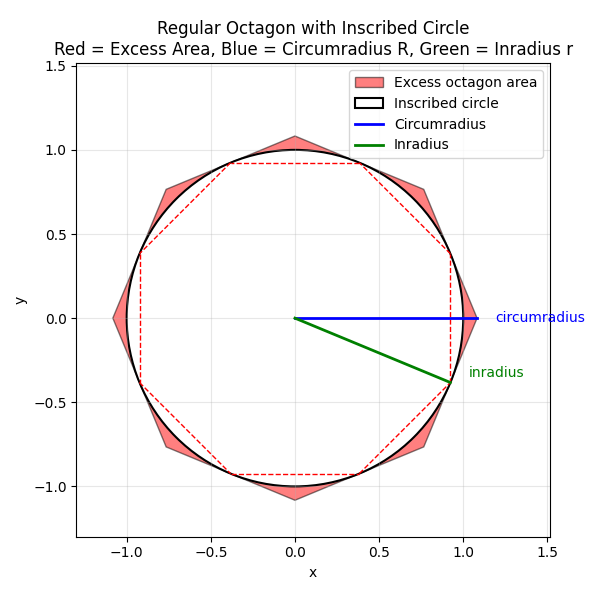

Write Python code to recreate this figure.
import numpy as np
import matplotlib.pyplot as plt
from matplotlib.patches import Polygon, Circle

# Set up figure and axes
fig, ax = plt.subplots(figsize=(6, 6))

# Radius of the inscribed circle
r = 1.0

# Regular octagon parameters
n = 8
R = r / np.cos(np.pi / n)  # circumradius

# Compute vertices of the regular octagon (centered at origin)
angles = np.linspace(0, 2 * np.pi, n, endpoint=False)
vertices = np.column_stack((R * np.cos(angles), R * np.sin(angles)))

# Draw the octagon (red excess area)
octagon = Polygon(vertices, closed=True,
                  facecolor='red', edgecolor='k', alpha=0.5,
                  label='Excess octagon area')
ax.add_patch(octagon)

# Draw the inscribed circle
circle = Circle((0, 0), r,
                facecolor='white', edgecolor='k', linewidth=1.5,
                label='Inscribed circle')
ax.add_patch(circle)

# Compute midpoints of each edge
midpoints = []
for i in range(n):
    p1 = vertices[i]
    p2 = vertices[(i + 1) % n]
    mid = 0.5 * (p1 + p2)
    midpoints.append(mid)
midpoints = np.array(midpoints)

# Draw dotted red lines connecting adjacent midpoints
for i in range(n):
    m1 = midpoints[i]
    m2 = midpoints[(i + 1) % n]
    ax.plot([m1[0], m2[0]], [m1[1], m2[1]],
            'r--', linewidth=1)

# --- Blue circumradius to the rightmost vertex ---
right_idx = np.argmax(vertices[:, 0])
right_vertex = vertices[right_idx]

ax.plot([0, right_vertex[0]], [0, right_vertex[1]],
        color='blue', linewidth=2, label='Circumradius')

# Add text label "circumradius" near the rightmost vertex
ax.text(right_vertex[0] + 0.1 * R, right_vertex[1],
        'circumradius', color='blue', fontsize=10,
        ha='left', va='center')

# --- Green inradius to the midpoint of a nearby edge ---
ax.plot([0, midpoints[-1][0]], [0, midpoints[-1][1]],
        color='green', linewidth=2, label='Inradius')

# Add text label "inradius" near the midpoint of that edge
ax.text(midpoints[-1][0] + 0.1 * R, midpoints[-1][1] + 0.05 * R,
        'inradius', color='green', fontsize=10,
        ha='left', va='center')

# Axes settings
ax.set_aspect('equal', 'box')
ax.set_xlim(-R * 1.2, R * 1.4)
ax.set_ylim(-R * 1.2, R * 1.4)
ax.set_xlabel('x')
ax.set_ylabel('y')
ax.set_title('Regular Octagon with Inscribed Circle\nRed = Excess Area, Blue = Circumradius R, Green = Inradius r')
ax.grid(True, alpha=0.3)
ax.legend()

plt.tight_layout()
plt.show()
